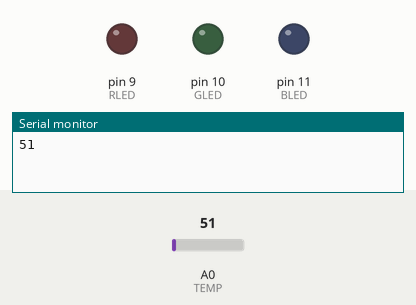
A sketch run on a simulated Arduino Uno, built with avr-gcc and run on an emulated ATmega328P. On the bench: output pins drawn as LEDs (lit = HIGH), the last lines printed to the serial monitor. The inputs (shaded band) are chosen by the test bench; at power-on: A0 (TEMP) = 51.

Above: at 0.1 s.
At 1.1 s:
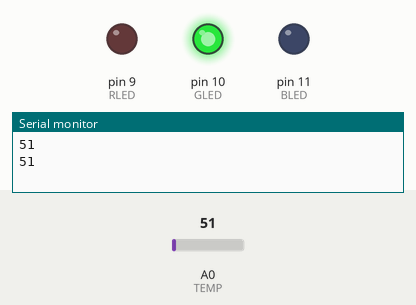
Timing chart, 0 to 2.6 s (numbered marks = the images above):
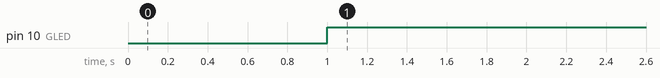

The sketch:

LM35.ino
```cpp
const int RLED = 9;
const int GLED = 10;
const int BLED = 11;
const int TEMP = A0;
const int lower_bound = 29;
const int upper_bound = 80;
int val =0;

void setup()
{
  pinMode(TEMP, INPUT);
  pinMode(RLED, OUTPUT);
  pinMode(GLED, OUTPUT);
  pinMode(BLED, OUTPUT);
  Serial.begin(9600);
}

void loop()
{
    val = analogRead(TEMP);
    Serial.println(val);

    delay(1000);

  if (val == lower_bound)
    {
      digitalWrite(RLED, HIGH);
      digitalWrite(GLED, LOW);
      digitalWrite(BLED, LOW);
    }
  else if(val > lower_bound && val < upper_bound)
  {
    digitalWrite(RLED, LOW);
    digitalWrite(GLED, HIGH);
    digitalWrite(BLED, LOW);
  }
  else if(val == upper_bound)
  {
    digitalWrite(RLED, LOW);
    digitalWrite(GLED, LOW);
    digitalWrite(BLED, HIGH);
  }
  else
  {
    digitalWrite(RLED, LOW);
    digitalWrite(GLED, LOW);
    digitalWrite(BLED, LOW);
  }

}
```

Measured:
- by itself, pin 10 (GLED): LOW → HIGH at 1.0 s
